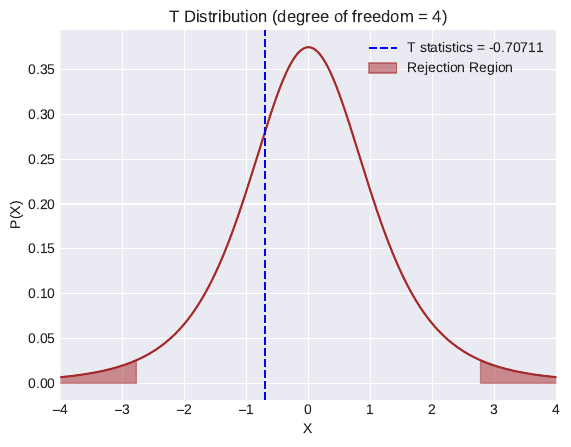

The Python source for this figure:
#!/usr/bin/env python3
import numpy as np
from scipy.stats import t
import matplotlib.pyplot as plt
plt.style.use('seaborn-darkgrid')

sample = np.array([1,2,3,4,5])
p_mean = 3.5                      # populuation mean
s_mean = np.mean(sample)          # sample mean
s_stdv = np.std(sample, ddof=1)   # sample standard deviation

n = len(sample)                   # sample length
dof = n - 1                       # degrees of freedom
los = 0.05                        # level of significance
cnl = 1 - los                     # confidence level

print("Population Mean: {:.1f}".format(p_mean))
print("Number of samples: {}".format(n))
print("Sample Mean: {:.1f}".format(s_mean))
print("Sample Standard Deviation: {:.1f}".format(s_stdv))
print("Degree of freedom: {}".format(dof))
print("Confidence level: {:.2f}".format(cnl))
print("Significant level: {:.2f}".format(los))

tstatistics = (s_mean - p_mean)/(s_stdv/np.sqrt(n))
print("T statistics: {:.5f}".format(tstatistics))

tcritical_l = t.ppf(q = los/2, df = dof)
tcritical_u = -tcritical_l
print("Critical values are {}, {}".format(tcritical_l, tcritical_u))

# decision making - using statistics and critical value
if tstatistics < tcritical_l or tstatistics > tcritical_u:
    print("Reject the H0 Null hypothesis.")
else: print("Fail to reject the H0 Null hypothesis.")

# decision making - using p-value
pvalue = 2*t.cdf(tstatistics, df = dof)
print("p-value: {:.5f}".format(pvalue))
if pvalue < 0.05: print("Reject the H0 Null hypothesis.")
else: print("Fail to reject the H0 Null hypothesis.")

# standard error
std_error = s_stdv/np.sqrt(n)
print("Standard Error: {:.5f}".format(std_error))

# confidence interval
cint = s_mean + std_error * np.array([tcritical_l, tcritical_u])
print("Confidence Interval: {}".format(cint))

x1=np.linspace(-10,tcritical_l,1000); y1=t.pdf(x1,df=dof)
x2=np.linspace(tcritical_u,10,1000);  y2=t.pdf(x2,df=dof)
x3=np.linspace(-4,4,1000); y3=t.pdf(x3,df=dof)
ax=plt.figure().add_subplot(111); ax.plot(x3,y3,color='brown')
ax.fill_between(x1,y1,0,alpha=0.5,color='brown',label='Rejection Region')
ax.fill_between(x2,y2,0,alpha=0.5,color='brown'); ax.set(xlabel='X', ylabel='P(X)')
ax.axvline(x=tstatistics,ls='--',c='b',label='T statistics = {:.5f}'.format(tstatistics))
ax.set(xlim=[-4,4], title="T Distribution (degree of freedom = 4)"); plt.legend()
plt.savefig('ttest.pdf',dpi=72,bbox_inches='tight'); plt.show()
